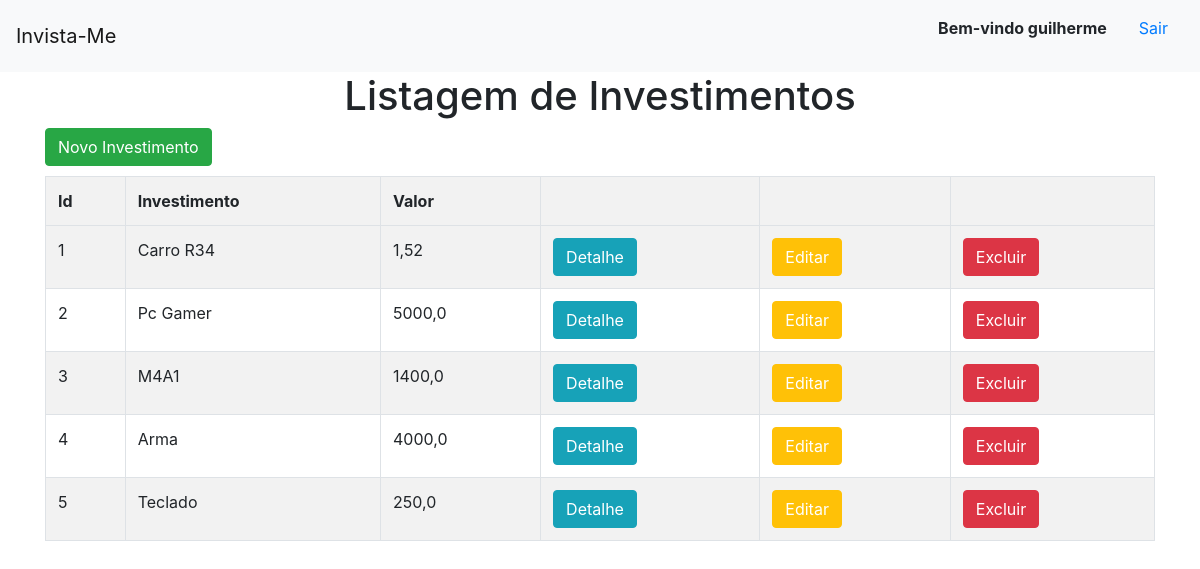
The app's page / (signed in) with its own data.
### invista_eu/models.py (models this page shows)
class Investimentos(models.Model):
    investimento = models.TextField(max_length=255)
    valor = models.FloatField()
    pago = models.BooleanField(default=False)
    data = models.DateField(default=datetime.now)

### invista_eu/views.py (the view)
# urls.py: path('', views.pagina_de_investimentos, name='pagina_de_investimentos'),
def pagina_de_investimentos(request):
    dados = {
        'dados':Investimentos.objects.all()
    }
    return render(request, 'investimentos/pagina_de_investimentos.html', context=dados)

### invista_eu/templates/investimentos/pagina_de_investimentos.html (shortened to what this page needs)
{% extends 'investimentos/base.html' %}
{% block conteudo %}
<h1 style='text-align: center;'>Listagem de Investimentos</h1>
<div class='container'>
    <button class='btn btn-success' style='margin-bottom: 10px' ><a style='color: white;' href="{% url 'novo_investimento' %}">Novo Investimento</a></button>
    <table class='table table-striped table-bordered'>
        <tr>
            <th>Id</th>
            <th>Investimento</th>
            <th>Valor</th>
            <th></th>
            <th></th>
            <th></th>
        <tr>
        {% for dado in dados %}
        <tr>
            <td>{{dado.id}}</td>
            <td>{{dado.investimento}}</td>
            <td>{{dado.valor}}</td>
            <td><button class='btn btn-info'><a style='color: white;' href="{% url 'detalhe' dado.id %}">Detalhe</a></button></td>
            <td><button class='btn btn-warning'><a style='color: white;' href="{% url 'editar' dado.id %}">Editar</a></button></td>
            <td><button class='btn btn-danger'><a style='color: white;' href="{% url 'excluir' dado.id %}">Excluir</a></button></td>
        </tr>
        {% endfor %}
    </table>
{% endblock %}

### invista_eu/templates/investimentos/base.html (shortened to what this page needs)
<!doctype html>
<html lang="en">
<head>
    <link rel="stylesheet" href="https://cdn.jsdelivr.net/npm/bootstrap@4.6.2/dist/css/bootstrap.min.css"
>
</head>
<body>
    <nav class="navbar navbar-light bg-light">
        <a class="navbar-brand" href="{% url 'pagina_de_investimentos' %}">Invista-Me</a>
        <ul style="list-style: none;">
            {% if user.is_authenticated %}
            <li style="float: left">
                <strong class="nav-item nav-link" >Bem-vindo {{user.get_username}}</strong>
            </li>
            <li style="float: left">
                <a class="nav-item nav-link" href="{% url 'logout' %}">Sair</a>
            </li>
            {% endif %}
        </ul>
    </nav>
    {% block conteudo %}
    {% endblock %}
</body>
</html>

### records on screen
Investimentos: id "1", investimento "Carro R34", valor "1,52"
Investimentos: id "2", investimento "Pc Gamer", valor "5000,0"
Investimentos: id "3", investimento "M4A1", valor "1400,0"
Investimentos: id "4", investimento "Arma", valor "4000,0"
Investimentos: id "5", investimento "Teclado", valor "250,0"

### other values on screen
{{ user.get_username }} "guilherme"
